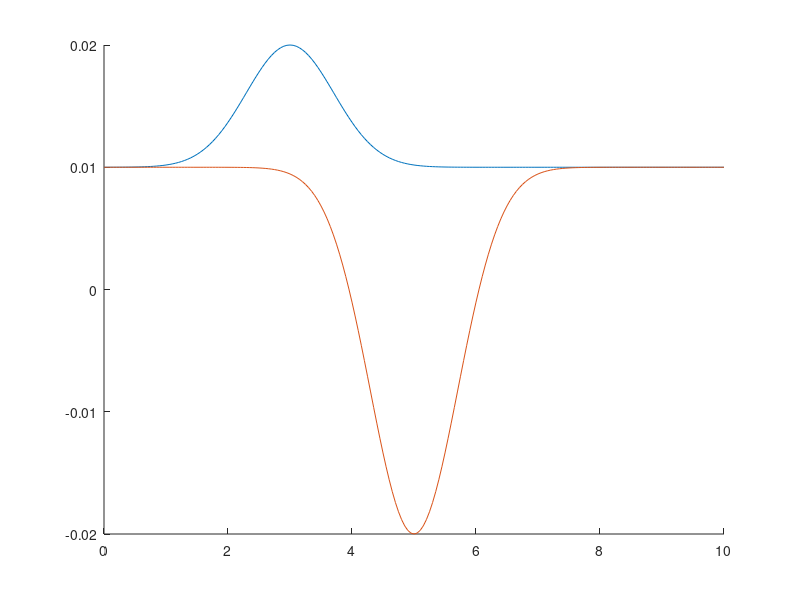

Source code (MATLAB): (Note: this script raises an error after producing the figure.)
%% TETS stable_check

% TODO: place into SR860

clc

time = 0:0.05:10;
X = 0.01*exp(-((time-3)/1).^2)+0.01;
Y = -0.03*exp(-((time-5)/1).^2)+0.01;


figure
hold on
plot(time, X);
plot(time, Y);

SR860 = SR860_dummy(X, Y);

Stable_checker = stable_check(SR860, 50e-6, "none", "save");

i = 0;
% stable = Stable_checker.test;
while ~Stable_checker.test
    i = i + 1;
    time_cut = time(1:i);
    X_cut = X(1:i);
    Y_cut = Y(1:i);
%     stable = Stable_checker.test;
    
    cla
    plot(time, X, '--r', 'LineWidth', 1);
    plot(time, Y, '--b', 'LineWidth', 1);
    plot(time_cut, X_cut, '-r', 'LineWidth', 2)
    plot(time_cut, Y_cut, '-b', 'LineWidth', 2)
    drawnow
end


%% TEST single_stable_check

time = 0:0.05:10;
X = 0.01*exp(-((time-3)/1).^2)+0.01;
Y = exp(-time/1)+0.01;

figure
hold on
plot(X, 'LineWidth', 2)
scs = single_stable_check(50/1e6);

i = 1;
stable = scs.test(X(i));
while ~stable
    i = i + 1;
    if i > numel(X)
        erorr('X is empty now')
    end
    stable = scs.test(X(i));
end

scs.draw







